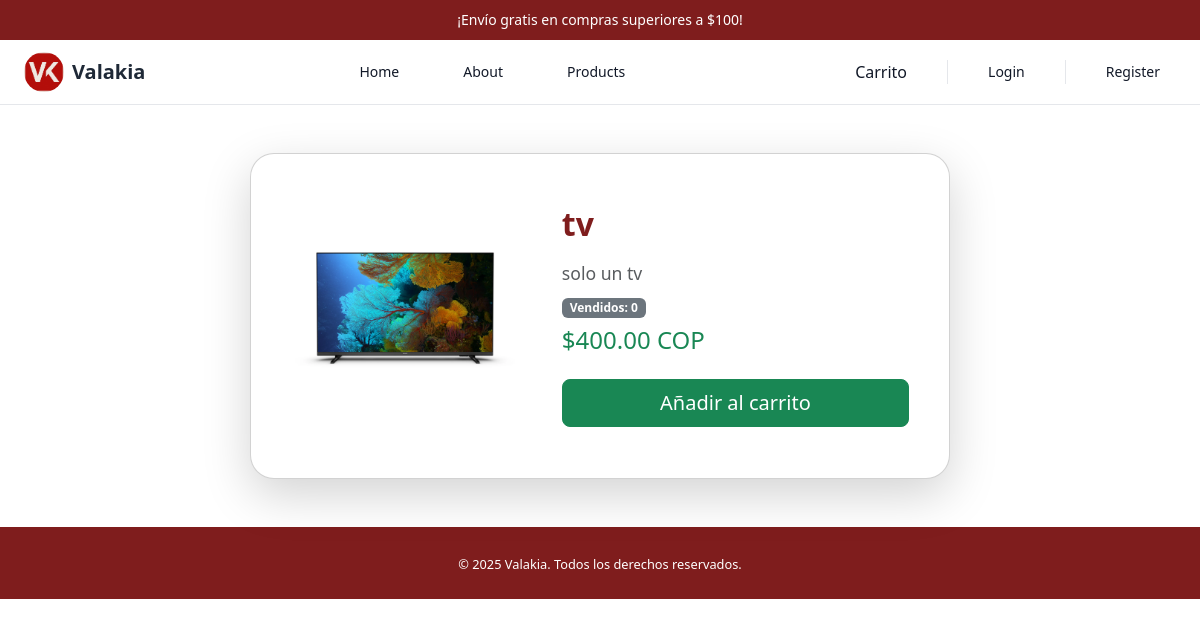
/products/1, run on the app's committed database.
### pages/models.py (models this page shows, shortened)
class Product(models.Model):
    name = models.CharField(max_length=100)
    price = models.DecimalField(max_digits=10, decimal_places=2)
    image = models.ImageField(upload_to="products/", blank=True, null=True)
    descripcion = models.TextField(blank=True, verbose_name="Descripción")
    cantidad_vendidos = models.PositiveIntegerField(default=0, verbose_name="Cantidad vendidos")

### pages/views.py (the view)
# urls.py: path('products/<str:id>', ProductShowView.as_view(), name='show'),
class ProductShowView(View):
    template_name = 'pages/products/show.html'
    def get(self, request, id):
        viewData = {}
        product = Product.objects.get(pk=id)  # ✅ busca en la BD
        viewData["title"] = product.name + " - Online Store"
        viewData["subtitle"] = product.name + " - Product information"
        viewData["product"] = product
        return render(request, self.template_name, viewData)

### pages/templates/pages/products/show.html (shortened to what this page needs)
{% extends 'pages/base.html' %}
{% load static %}
{% block content %}
<div class="container my-5 d-flex justify-content-center">
  <div class="card shadow-lg p-4" style="max-width: 700px; width: 100%; border-radius: 1.5rem;">
    <div class="row g-0 align-items-center">
      <div class="col-md-5 text-center">
        {% if product.image %}
          <img src="{{ product.image.url }}" class="img-fluid rounded mb-3" style="max-height: 260px; object-fit: contain;">
        {% else %}
          <img src="{% static 'pages/img/air.webp' %}" class="img-fluid rounded mb-3" style="max-height: 260px; object-fit: contain;">
        {% endif %}
      </div>
      <div class="col-md-7">
        <div class="card-body">
          <h2 class="card-title mb-3 fw-bold text-red-900" style="font-size:2rem;">{{ product.name }}</h2>
          <p class="text-muted mb-2" style="font-size:1.1rem;">{{ product.descripcion }}</p>
          <p class="mb-2"><span class="badge bg-secondary">Vendidos: {{ product.cantidad_vendidos }}</span></p>
          <p class="h4 mb-4 text-success">${{ product.price }} COP</p>
          <form action="{% url 'add_to_cart' product.id %}" method="post" class="d-grid gap-2">
            <button type="submit" class="btn btn-success btn-lg">Añadir al carrito</button>
          </form>
        </div>
      </div>
    </div>
  </div>
</div>
{% endblock %}

### data on the page
Product: image (picture), name "tv", descripcion "solo un tv", cantidad_vendidos "0", price "400.00"

### other printed values
{{ year|default:"2025" }} "2025"
